Frame 1 (no input): blank canvas, image omitted
Frame 60 (no input): blank canvas, image omitted
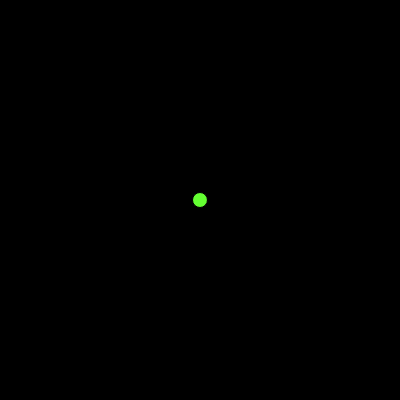
Frame 120 (the mouse pressed at the canvas centre since frame 60)

The p5.js sketch whose frames 1 and 60 were blank and that drew this single picture after the mouse press (run headless with seeded random() and noise() and a simulated clock; from frame 60 on, the mouse is pressed at the canvas centre):

// p5.js sketch
// ── sketch.js
// this needs to be of same length

let mouseClicksx = []
let mouseClicksy = []
let mouseClickst = []


// this is the function we are trying to emulate
// through neural network
function findQuadrant(x, y){
  if(x>width/2){
    if (y>height/2){
      return 3
    }
    else {
      return 2
    }
  } else {
    if (y>height/2){
      return 4
    }
    else {
      return 1
    }
  }
  
}


// this is the activation function for binary 1 and -1
function signf(n){
  if(n>0){
    return 1
  } else {
    return -1
  }
}

//using this activation function for hidden layers but wuold not work for us
function reluf(n){
  if(n<0){
    return 0
  } else {
    return n
  }
}

function softmax(){}

// get a value
function predictLabel(result1, result2){
  if (result1 == -1){
    if(result2 == -1){
      return 1
    } else if (result2 == 1) {
      return 2
    }
  } else if (result1 == 1){
    if(result2 == -1){
      return 3
    } else if (result2 == 1) {
      return 4
    }
  }
}

class Perceptron{
  
  constructor(){
    this.weights1 = []
    this.weights2 = []
    this.weightlen = 2
    
    for(let i = 0; i < this.weightlen; ++i){
      let init1 = random(-1,1)
      console.log('init', init1)
      this.weights1.push(init1)   
    }
    
    
    for(let i = 0; i < this.weightlen; ++i){
      let init2 = random(-1,1)
      console.log('init', init2)
      this.weights2.push(init2)   
    }
    
    
    print(this.weights2)
    print(this.weights1)
    
    print('weights initialised: weight1 ', this.weights1, this.weights1[0], this.weights1[1], this.weights1.length) // why is this.weights different from this.weights1 and this.weights2
    print('weights initialised: weight2 ', this.weights2, this.weights2[0], this.weights2[1], this.weights2.length ) //wtf
  }
  
  guess(inputs){
    console.log('guessing>')
    let sum1 = 0
    let sum2 = 0
    
    let results1 = 0
    let results2 = 0
    
    // for input[0] x
    for(let i=0; i<this.weightlen; ++i){
      print('weights1 ', i, " : ", this.weights1[i] * inputs[0])
      sum1 += this.weights1[i] * inputs[0]
       results1 = signf(sum1)
    }
    
    for(let i=0; i<this.weightlen; ++i){
      print('weights2 ', i, " : ", this.weights2[i] * inputs[1])
      sum2 += this.weights2[i] * inputs[1]
      results2 = signf(sum2)
    }
    
    
    print(results1, results2)
    return predictLabel(results1, results2)
    
    
    
    // //console.log('relu : ', reluf(sum))
    // console.log('signf : ', signf(sum))
    // return signf(sum)
  }
  
  train(mouseClicksx, mouseClicksy, mouseClickst){
    for(let i=0; i<mouseClicksx.length; ++i){
      let inputs = [mouseClicksx[i], mouseClicksy[i]]
      let pred = this.guess(inputs)
      //console.log('Training pred: ', pred)
      let error = mouseClickst[i] - pred
      print("calculating error: ", mouseClickst[i], " - ", pred)
      
      let lr = 0.01
      for (let i=0; i<this.weightlen; ++i){
        this.weights1[i] += error * inputs[0] * lr
        this.weights2[i] += error * inputs[1] * lr
      } 
      print("error: ",error)
      print('weights updated: weight1 ', this.weights1[0], this.weights1[1], this.weights1)
      print('weights updated: weight2 ', this.weights2[0], this.weights2[1], this.weights2)
    }
    
  }
  
}
let brain

function setup() {
  createCanvas(400, 400);
  background(0)
  brain = new Perceptron()
  createDummyPoints(30) // training

}

function draw() {
  
}

function showSpot(x,y,i=0){
  stroke(0)
  if (i==1){
    fill(100,255,255)
  } else if(i==2){
    fill(100,255,50)
  } else if (i==3){
    fill(255,50,255)
  } else if(i==4) {
    fill(255,255,50)
  } else {
    fill(255)
  }
  ellipse(x,y,15)
}

//training data generator
function createDummyPoints(n){
  for(i=0; i<n; ++i){
    let dx = random(width)
    let dy = random(height)
    
    mouseClicksx.push(dx)
    mouseClicksy.push(dy)
    mouseClickst.push(findQuadrant(dx, dy))
  }
  
  brain.train(mouseClicksx, mouseClicksy, mouseClickst)
  
}

// testing function
function mousePressed(){
  let inputs = [mouseX, mouseY]
  let label = brain.guess(inputs)
  //console.log('label: ', label)
  //let label = findQuadrant(inputs[0], inputs[1])
  //mouseClicksx.push(inputs[0])
  //mouseClicksy.push(inputs[1])
  //mouseClickst.push(label)
  //inputs.push(label)
  //console.log(brain.guess(inputs), "label: ", label)
  showSpot(inputs[0],inputs[1],label)
}
